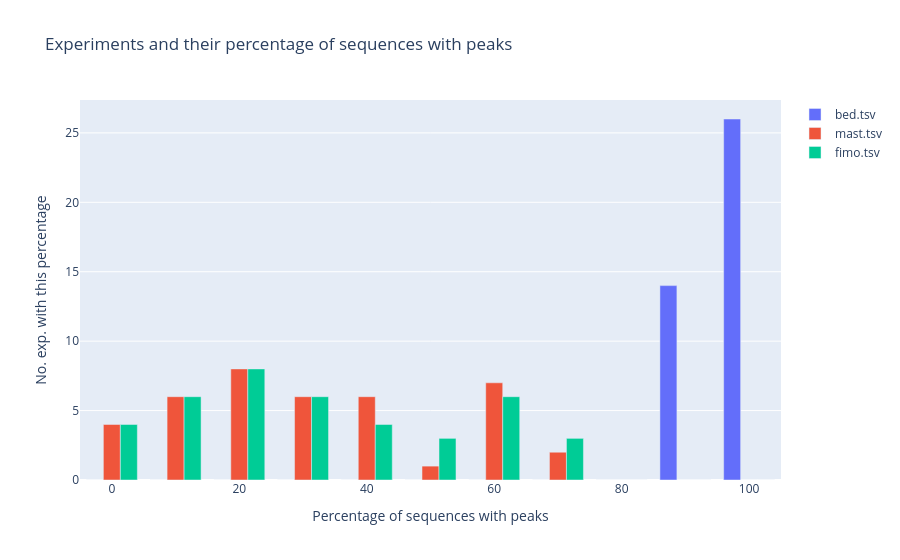

The cell this chart's notebook holds for it:
### Code cell
fig = plotting.ownPlotlyHist(lists={peaksrc: data[peaksrc]['perc_seq_with_peaks'] for peaksrc in peaksrcs}, binSize=10)
fig.update_layout(title_text="Experiments and their percentage of sequences with peaks", xaxis_title="Percentage of sequences with peaks", yaxis_title="No. exp. with this percentage")
fig.show()

### Figure 1 — Plotly figure (JSON) as saved in the notebook; plotly's stock layout.template omitted (floating-point values rounded to 4 significant figures)
{"data": [{"hovertext": ["bin [0, 10)", "bin [10, 20)", "bin [20, 30)", "bin [30, 40)", "bin [40, 50)", "bin [50, 60)", "bin [60, 70)", "bin [70, 80)", "bin [80, 90)", "bin [90, 100)", "bin [100, 110)"], "name": "bed.tsv", "type": "bar", "x": [0, 10, 20, 30, 40, 50, 60, 70, 80, 90, 100], "y": [0, 0, 0, 0, 0, 0, 0, 0, 0, 14, 26]}, {"hovertext": ["bin [0, 10)", "bin [10, 20)", "bin [20, 30)", "bin [30, 40)", "bin [40, 50)", "bin [50, 60)", "bin [60, 70)", "bin [70, 80)", "bin [80, 90)", "bin [90, 100)", "bin [100, 110)"], "name": "mast.tsv", "type": "bar", "x": [0, 10, 20, 30, 40, 50, 60, 70, 80, 90, 100], "y": [4, 6, 8, 6, 6, 1, 7, 2, 0, 0, 0]}, {"hovertext": ["bin [0, 10)", "bin [10, 20)", "bin [20, 30)", "bin [30, 40)", "bin [40, 50)", "bin [50, 60)", "bin [60, 70)", "bin [70, 80)", "bin [80, 90)", "bin [90, 100)", "bin [100, 110)"], "name": "fimo.tsv", "type": "bar", "x": [0, 10, 20, 30, 40, 50, 60, 70, 80, 90, 100], "y": [4, 6, 8, 6, 4, 3, 6, 3, 0, 0, 0]}], "layout": {"title": {"text": "Experiments and their percentage of sequences with peaks"}, "xaxis": {"title": {"text": "Percentage of sequences with peaks"}}, "yaxis": {"title": {"text": "No. exp. with this percentage"}}}}
